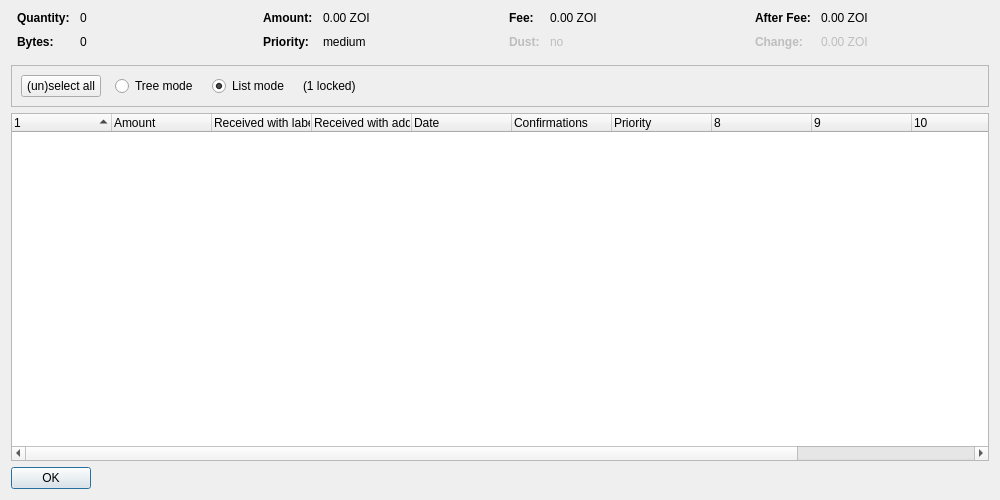
<?xml version="1.0" encoding="UTF-8"?>
<ui version="4.0">
 <class>CoinControlDialog</class>
 <widget class="QDialog" name="CoinControlDialog">
  <property name="geometry">
   <rect>
    <x>0</x>
    <y>0</y>
    <width>1000</width>
    <height>500</height>
   </rect>
  </property>
  <property name="windowTitle">
   <string>Coin Selection</string>
  </property>
  <layout class="QVBoxLayout" name="verticalLayout">
   <item>
    <layout class="QHBoxLayout" name="horizontalLayoutTop" stretch="0,0,0,0">
     <property name="topMargin">
      <number>0</number>
     </property>
     <property name="bottomMargin">
      <number>10</number>
     </property>
     <item>
      <layout class="QFormLayout" name="formLayoutCoinControl1">
       <property name="horizontalSpacing">
        <number>10</number>
       </property>
       <property name="verticalSpacing">
        <number>10</number>
       </property>
       <property name="leftMargin">
        <number>6</number>
       </property>
       <property name="rightMargin">
        <number>6</number>
       </property>
       <item row="0" column="0">
        <widget class="QLabel" name="labelCoinControlQuantityText">
         <property name="font">
          <font>
           <weight>75</weight>
           <bold>true</bold>
          </font>
         </property>
         <property name="text">
          <string>Quantity:</string>
         </property>
        </widget>
       </item>
       <item row="0" column="1">
        <widget class="QLabel" name="labelCoinControlQuantity">
         <property name="cursor">
          <cursorShape>IBeamCursor</cursorShape>
         </property>
         <property name="contextMenuPolicy">
          <enum>Qt::ActionsContextMenu</enum>
         </property>
         <property name="text">
          <string notr="true">0</string>
         </property>
         <property name="textInteractionFlags">
          <set>Qt::LinksAccessibleByMouse|Qt::TextSelectableByKeyboard|Qt::TextSelectableByMouse</set>
         </property>
        </widget>
       </item>
       <item row="1" column="0">
        <widget class="QLabel" name="labelCoinControlBytesText">
         <property name="font">
          <font>
           <weight>75</weight>
           <bold>true</bold>
          </font>
         </property>
         <property name="text">
          <string>Bytes:</string>
         </property>
        </widget>
       </item>
       <item row="1" column="1">
        <widget class="QLabel" name="labelCoinControlBytes">
         <property name="cursor">
          <cursorShape>IBeamCursor</cursorShape>
         </property>
         <property name="contextMenuPolicy">
          <enum>Qt::ActionsContextMenu</enum>
         </property>
         <property name="text">
          <string notr="true">0</string>
         </property>
         <property name="textInteractionFlags">
          <set>Qt::LinksAccessibleByMouse|Qt::TextSelectableByKeyboard|Qt::TextSelectableByMouse</set>
         </property>
        </widget>
       </item>
      </layout>
     </item>
     <item>
      <layout class="QFormLayout" name="formLayoutCoinControl2">
       <property name="horizontalSpacing">
        <number>10</number>
       </property>
       <property name="verticalSpacing">
        <number>10</number>
       </property>
       <property name="leftMargin">
        <number>6</number>
       </property>
       <property name="rightMargin">
        <number>6</number>
       </property>
       <item row="0" column="0">
        <widget class="QLabel" name="labelCoinControlAmountText">
         <property name="font">
          <font>
           <weight>75</weight>
           <bold>true</bold>
          </font>
         </property>
         <property name="text">
          <string>Amount:</string>
         </property>
        </widget>
       </item>
       <item row="0" column="1">
        <widget class="QLabel" name="labelCoinControlAmount">
         <property name="cursor">
          <cursorShape>IBeamCursor</cursorShape>
         </property>
         <property name="contextMenuPolicy">
          <enum>Qt::ActionsContextMenu</enum>
         </property>
         <property name="text">
          <string notr="true">0.00 ZOI</string>
         </property>
         <property name="textInteractionFlags">
          <set>Qt::LinksAccessibleByMouse|Qt::TextSelectableByKeyboard|Qt::TextSelectableByMouse</set>
         </property>
        </widget>
       </item>
       <item row="1" column="0">
        <widget class="QLabel" name="labelCoinControlPriorityText">
         <property name="font">
          <font>
           <weight>75</weight>
           <bold>true</bold>
          </font>
         </property>
         <property name="text">
          <string>Priority:</string>
         </property>
        </widget>
       </item>
       <item row="1" column="1">
        <widget class="QLabel" name="labelCoinControlPriority">
         <property name="cursor">
          <cursorShape>IBeamCursor</cursorShape>
         </property>
         <property name="contextMenuPolicy">
          <enum>Qt::ActionsContextMenu</enum>
         </property>
         <property name="text">
          <string notr="true">medium</string>
         </property>
         <property name="textInteractionFlags">
          <set>Qt::LinksAccessibleByMouse|Qt::TextSelectableByKeyboard|Qt::TextSelectableByMouse</set>
         </property>
        </widget>
       </item>
      </layout>
     </item>
     <item>
      <layout class="QFormLayout" name="formLayoutCoinControl3">
       <property name="horizontalSpacing">
        <number>10</number>
       </property>
       <property name="verticalSpacing">
        <number>10</number>
       </property>
       <property name="leftMargin">
        <number>6</number>
       </property>
       <property name="rightMargin">
        <number>6</number>
       </property>
       <item row="0" column="0">
        <widget class="QLabel" name="labelCoinControlFeeText">
         <property name="font">
          <font>
           <weight>75</weight>
           <bold>true</bold>
          </font>
         </property>
         <property name="text">
          <string>Fee:</string>
         </property>
        </widget>
       </item>
       <item row="0" column="1">
        <widget class="QLabel" name="labelCoinControlFee">
         <property name="cursor">
          <cursorShape>IBeamCursor</cursorShape>
         </property>
         <property name="contextMenuPolicy">
          <enum>Qt::ActionsContextMenu</enum>
         </property>
         <property name="text">
          <string notr="true">0.00 ZOI</string>
         </property>
         <property name="textInteractionFlags">
          <set>Qt::LinksAccessibleByMouse|Qt::TextSelectableByKeyboard|Qt::TextSelectableByMouse</set>
         </property>
        </widget>
       </item>
       <item row="1" column="0">
        <widget class="QLabel" name="labelCoinControlLowOutputText">
         <property name="enabled">
          <bool>false</bool>
         </property>
         <property name="font">
          <font>
           <weight>75</weight>
           <bold>true</bold>
          </font>
         </property>
         <property name="text">
          <string>Dust:</string>
         </property>
        </widget>
       </item>
       <item row="1" column="1">
        <widget class="QLabel" name="labelCoinControlLowOutput">
         <property name="enabled">
          <bool>false</bool>
         </property>
         <property name="cursor">
          <cursorShape>IBeamCursor</cursorShape>
         </property>
         <property name="contextMenuPolicy">
          <enum>Qt::ActionsContextMenu</enum>
         </property>
         <property name="text">
          <string notr="true">no</string>
         </property>
         <property name="textInteractionFlags">
          <set>Qt::LinksAccessibleByMouse|Qt::TextSelectableByKeyboard|Qt::TextSelectableByMouse</set>
         </property>
        </widget>
       </item>
      </layout>
     </item>
     <item>
      <layout class="QFormLayout" name="formLayoutCoinControl4">
       <property name="horizontalSpacing">
        <number>10</number>
       </property>
       <property name="verticalSpacing">
        <number>10</number>
       </property>
       <property name="leftMargin">
        <number>6</number>
       </property>
       <property name="rightMargin">
        <number>6</number>
       </property>
       <item row="0" column="0">
        <widget class="QLabel" name="labelCoinControlAfterFeeText">
         <property name="font">
          <font>
           <weight>75</weight>
           <bold>true</bold>
          </font>
         </property>
         <property name="text">
          <string>After Fee:</string>
         </property>
        </widget>
       </item>
       <item row="0" column="1">
        <widget class="QLabel" name="labelCoinControlAfterFee">
         <property name="cursor">
          <cursorShape>IBeamCursor</cursorShape>
         </property>
         <property name="contextMenuPolicy">
          <enum>Qt::ActionsContextMenu</enum>
         </property>
         <property name="text">
          <string notr="true">0.00 ZOI</string>
         </property>
         <property name="textInteractionFlags">
          <set>Qt::LinksAccessibleByMouse|Qt::TextSelectableByKeyboard|Qt::TextSelectableByMouse</set>
         </property>
        </widget>
       </item>
       <item row="1" column="0">
        <widget class="QLabel" name="labelCoinControlChangeText">
         <property name="enabled">
          <bool>false</bool>
         </property>
         <property name="font">
          <font>
           <weight>75</weight>
           <bold>true</bold>
          </font>
         </property>
         <property name="text">
          <string>Change:</string>
         </property>
        </widget>
       </item>
       <item row="1" column="1">
        <widget class="QLabel" name="labelCoinControlChange">
         <property name="enabled">
          <bool>false</bool>
         </property>
         <property name="cursor">
          <cursorShape>IBeamCursor</cursorShape>
         </property>
         <property name="contextMenuPolicy">
          <enum>Qt::ActionsContextMenu</enum>
         </property>
         <property name="text">
          <string notr="true">0.00 ZOI</string>
         </property>
         <property name="textInteractionFlags">
          <set>Qt::LinksAccessibleByMouse|Qt::TextSelectableByKeyboard|Qt::TextSelectableByMouse</set>
         </property>
        </widget>
       </item>
      </layout>
     </item>
    </layout>
   </item>
   <item>
    <widget class="QFrame" name="frame">
     <property name="minimumSize">
      <size>
       <width>0</width>
       <height>40</height>
      </size>
     </property>
     <property name="frameShape">
      <enum>QFrame::StyledPanel</enum>
     </property>
     <property name="frameShadow">
      <enum>QFrame::Sunken</enum>
     </property>
     <layout class="QHBoxLayout" name="horizontalLayout">
      <item>
       <layout class="QHBoxLayout" name="horizontalLayoutPanel" stretch="0,0,0,0,0">
        <property name="spacing">
         <number>14</number>
        </property>
        <item>
         <widget class="QPushButton" name="pushButtonSelectAll">
          <property name="sizePolicy">
           <sizepolicy hsizetype="Maximum" vsizetype="Fixed">
            <horstretch>0</horstretch>
            <verstretch>0</verstretch>
           </sizepolicy>
          </property>
          <property name="text">
           <string>(un)select all</string>
          </property>
          <property name="autoDefault">
           <bool>false</bool>
          </property>
         </widget>
        </item>
        <item>
         <widget class="QRadioButton" name="radioTreeMode">
          <property name="sizePolicy">
           <sizepolicy hsizetype="Maximum" vsizetype="Fixed">
            <horstretch>0</horstretch>
            <verstretch>0</verstretch>
           </sizepolicy>
          </property>
          <property name="text">
           <string>Tree mode</string>
          </property>
         </widget>
        </item>
        <item>
         <widget class="QRadioButton" name="radioListMode">
          <property name="sizePolicy">
           <sizepolicy hsizetype="Maximum" vsizetype="Fixed">
            <horstretch>0</horstretch>
            <verstretch>0</verstretch>
           </sizepolicy>
          </property>
          <property name="text">
           <string>List mode</string>
          </property>
          <property name="checked">
           <bool>true</bool>
          </property>
         </widget>
        </item>
        <item>
         <widget class="QLabel" name="labelLocked">
          <property name="text">
           <string notr="true">(1 locked)</string>
          </property>
         </widget>
        </item>
        <item>
         <spacer name="horizontalSpacer">
          <property name="orientation">
           <enum>Qt::Horizontal</enum>
          </property>
          <property name="sizeHint" stdset="0">
           <size>
            <width>40</width>
            <height>20</height>
           </size>
          </property>
         </spacer>
        </item>
       </layout>
      </item>
     </layout>
    </widget>
   </item>
   <item>
    <widget class="CoinControlTreeWidget" name="treeWidget">
     <property name="contextMenuPolicy">
      <enum>Qt::CustomContextMenu</enum>
     </property>
     <property name="sortingEnabled">
      <bool>false</bool>
     </property>
     <property name="columnCount">
      <number>12</number>
     </property>
     <attribute name="headerShowSortIndicator" stdset="0">
      <bool>true</bool>
     </attribute>
     <attribute name="headerStretchLastSection">
      <bool>false</bool>
     </attribute>
     <column>
      <property name="text">
       <string/>
      </property>
     </column>
     <column>
      <property name="text">
       <string>Amount</string>
      </property>
     </column>
     <column>
      <property name="text">
       <string>Received with label</string>
      </property>
     </column>
     <column>
      <property name="text">
       <string>Received with address</string>
      </property>
     </column>
     <column>
      <property name="text">
       <string>Date</string>
      </property>
     </column>
     <column>
      <property name="text">
       <string>Confirmations</string>
      </property>
      <property name="toolTip">
       <string>Confirmed</string>
      </property>
     </column>
     <column>
      <property name="text">
       <string>Priority</string>
      </property>
     </column>
     <column>
      <property name="text">
       <string/>
      </property>
     </column>
     <column>
      <property name="text">
       <string/>
      </property>
     </column>
     <column>
      <property name="text">
       <string/>
      </property>
     </column>
     <column>
      <property name="text">
       <string/>
      </property>
     </column>
     <column>
      <property name="text">
       <string/>
      </property>
     </column>
    </widget>
   </item>
   <item>
    <widget class="QDialogButtonBox" name="buttonBox">
     <property name="sizePolicy">
      <sizepolicy hsizetype="Maximum" vsizetype="Fixed">
       <horstretch>0</horstretch>
       <verstretch>0</verstretch>
      </sizepolicy>
     </property>
     <property name="orientation">
      <enum>Qt::Horizontal</enum>
     </property>
     <property name="standardButtons">
      <set>QDialogButtonBox::Ok</set>
     </property>
    </widget>
   </item>
  </layout>
 </widget>
 <customwidgets>
  <customwidget>
   <class>CoinControlTreeWidget</class>
   <extends>QTreeWidget</extends>
   <header>coincontroltreewidget.h</header>
  </customwidget>
 </customwidgets>
 <resources/>
 <connections/>
</ui>
